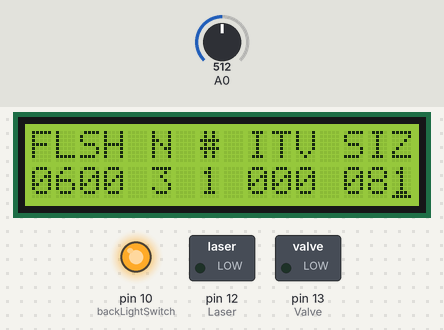
A sketch run on a simulated Arduino Uno, built with avr-gcc and run on an emulated ATmega328P. Parts: 16×2 character LCD, switched loads named in the sketch (green lamp = pin HIGH), output pins drawn as LEDs (lit = HIGH). Dashed ring = blinking. The inputs (shaded band) are chosen by the test bench; at power-on: A0 = 512. Pins used as bus, display or sensor lines are not drawn.

Above: at 1.2 s.
1.3 s: A0 set to 526
2.8 s: A0 set to 553
At 3.36 s:
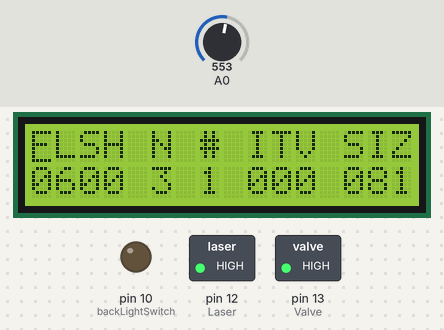
At 3.97 s:
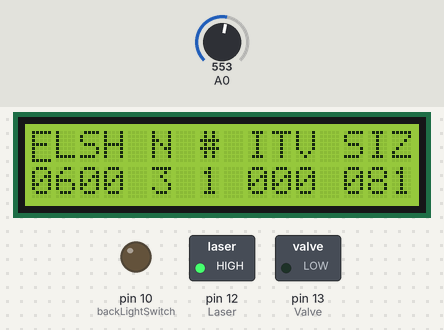
5.2 s: A0 set to 511
At 5.9 s:
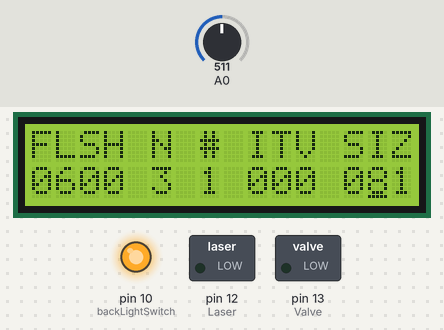
Timing chart, 0 to 8.2 s (numbered marks = the images above; inputs shaded):
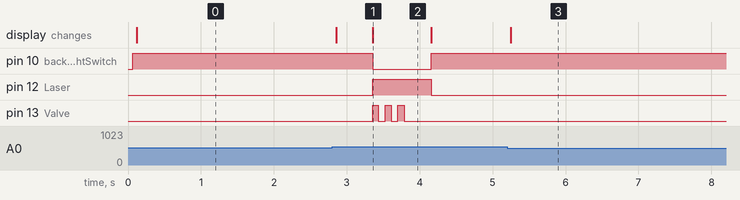

Measured:
- the behaviour switches between 534 and 535 on A0 (found by bisection; images 0 and 1)
- after the input at 1.3 s, every drawn part: stays the same
- after the input at 2.8 s, pin 10 (backLightSwitch): HIGH → LOW after 0.55 s, → HIGH 0.80 s later; pin 12 (Laser): LOW → HIGH after 0.55 s, → LOW 0.80 s later; pin 13 (Valve): alternates HIGH for 0.08 s and LOW for 0.09 s, 6 changes in all, then stays LOW, starting after 0.55 s; the display: first changes after 0.05 s (image 1 shows a later state)
- after the input at 5.2 s, the display: changes after 0.05 s (image 3)
- what the display in image 1 shows lasts 0.8 s, from 3.4 s to 4.2 s

The sketch:

high_speed.ino
```cpp
/* Arduino highspeed photo controller (beta) 0.1a
 *
 * ##### trigger by phooto sensor #####
 *
 * Benjaminxuu 2012
 *
 *
 * 1. Program itself
 *    This program is used for the photos of water droplets relased from a solenoid valve. It has three basic functions:
 *
 *    Camera trigger with a delay timer
 *    power out to laser pointer with the combination of input photocell signal
 *    signal output to relay to control solenoid valve
 *
 * 2. Pin in use:
 *
 *
 *
 * 3. Interface design:
 *
 *    a. Setting the first droplet, interval is not displayed for the first droplet
 *
 *   	FLSH_N_#_ITV_SIZ
 *   	0600_3_1_____060
 *
 *    b. Setting the second droplet, default interval is 90ms
 *
 *   	FLSH_N_#_ITV_SIZ
 *   	0600_3_2_090_060
 *
 *    c. (trigger delay)_(total number droplet)_(number of edit)_(droplet interval)_(droplet size)
 *
 *      * tigger delay is the daley time (in ms) after when the first droplet block the laser tripping trap.
 *      * total number of droplet defines how many droplets of water will be released from the solenoid valve.
 *      * changing the number of edit will switch the last 7 digits to display the droplet interval and droplet size for editting.
 *      * droplet interval defines the time between two water droplets, this value will be 0 and not editable for droplet #1.
 *      * droplet size is controlled by the solenoid valve opening time. (longer the larger, but need to find an optimum valve for a clean image)
 *
 *
 * 4. Instruction:
 *
 *
 * 5. Notes:
 *
 *
 *
 *
 *
 */


#include <LiquidCrystal.h>


LiquidCrystal lcd(8, 9, 4, 5, 6, 7);


int backLightSwitch = 10;   	// Pin 10 control back light on LCD
int Valve = 13;         	// Pin 13 control solenoid valve open/close
int Laser = 12;			// pin 12 output power laser pointer
int Trigger = 11;              	// pin 11 output to trigger camera
int photoSensor = 1;            // Analog pin 1 read photocell input

int soundSensor = 3;		// Analog pin 1 read microphone input

int soundVal = analogRead(soundSensor);

/*
 * Right        Value = 0
 * Up           Value = 1
 * Down         Value = 2
 * Left         Value = 3
 * Select       Value = 4
 */

int  adc_key_val[] ={ 30, 150, 360, 535, 760 };

int adc_key_in;
int key=-1;
int oldkey=-1;

int RowTop = 0;
int RowBottom = 1;
int cursorValue = 0;


//initial for ON/OFF
int backLightON = HIGH;
int backLightOFF = LOW;

int valueBottom[] = {0, 6, 0, 0, -1 , 3, -1, 1, -1, 0, 0, 0, -1 , 0, 8, 1};
long Interval[] =    {0, 91, 92, 93, 94, 95, 96, 97, 98}; 	// pause between two droplets in (ms)
long dropletSize[] = {81, 82, 83, 84, 85, 86, 87, 88, 89}; 	// open time (ms) of solenoid valve control size
long triggerDelay;
long totalNm = valueBottom[5];		                        // total number of droplets in one run
long numberofDrop;                             // value of #

unsigned long timer;


void update()
{
  numberofDrop = valueBottom[7];
  totalNm = valueBottom[5];
  valueBottom[9] = (Interval[numberofDrop-1]/100) % 10;
  valueBottom[10] = (Interval[numberofDrop-1]/10) % 10;
  valueBottom[11] = (Interval[numberofDrop-1]) % 10;

  valueBottom[13] = (dropletSize[numberofDrop-1]/100) % 10;
  valueBottom[14] = (dropletSize[numberofDrop-1]/10) % 10;
  valueBottom[15] = (dropletSize[numberofDrop-1]) % 10;

  triggerDelay = valueBottom[0] * 1000 + valueBottom[1] * 100 + valueBottom[2] * 10 + valueBottom[3];

  lcd.setCursor(0, RowBottom);

  int t = 0 ;
  for (t = 0; t < 16; t++)
  {
    if (valueBottom[t] <= -1)
    {
      lcd.print(" ");
    }
    else
    {
      lcd.print(valueBottom[t]);
    }
  }
}


void save()
{
  Interval[numberofDrop-1] = valueBottom[9] * 100 + valueBottom[10] * 10 + valueBottom[11];
  dropletSize[numberofDrop-1] = valueBottom[13] * 100 + valueBottom[14] * 10 + valueBottom[15];
  triggerDelay = valueBottom[0] * 1000 + valueBottom[1] * 100 + valueBottom[2] * 10 + valueBottom[3];
}


void setup()
{

  pinMode(backLightSwitch, OUTPUT);
  pinMode(Valve, OUTPUT);
  pinMode(Laser, OUTPUT);
  pinMode(Trigger, OUTPUT);
  pinMode(photoSensor, INPUT);

//pinMode(soundSensor, INPUT);

  lcd.begin(16, 2);

//Serial.begin(9600);

  digitalWrite(backLightSwitch, backLightON);
  lcd.clear();


  lcd.setCursor(0, RowTop);
  lcd.print("FLSH N # ITV SIZ");

  lcd.setCursor(0, RowBottom);
  int i = 0 ;
  for (i = 0; i < 16; i++)
  {
    if (valueBottom[i] <= -1)
    {
      lcd.print(" ");
    }
    else
    {
      lcd.print(valueBottom[i]);
    }
  }
  //lcd.print("0600 3 1 000 050");

  triggerDelay = valueBottom[0] * 1000 + valueBottom[1] * 100 + valueBottom[2] * 10 + valueBottom[3];


  lcd.setCursor(cursorValue, RowBottom);
  lcd.cursor();
}


void loop()
{

  adc_key_in = analogRead(0);	// read the value from the sensor

  key = get_key(adc_key_in);	// convert into key press
  if (key != oldkey) 		// if keypress is detected
  {
    delay(50);			// wait for debounce time
    adc_key_in = analogRead(0); // read the value from the sensor
    key = get_key(adc_key_in);  // convert into key press
    if (key != oldkey)
    {
      oldkey = key;

      if (key >=0)
      {
        rightkey();     	//right key
      }

      if (key == 1)     	//up key
      {
        upkey();
      }

      else if (key == 2)   	//down  key
      {
        downkey();
      }

      else if (key == 3)    	//left key
      {
        leftkey();
      }

      else if (key == 4)     	//select key
      {
        selectkey();
        delay(500);
      }
    }
  }
}


// Convert ADC value to key number

int get_key(unsigned int input)
{
  int k;
  for (k = 0; k < 5; k++)
  {
    if (input < adc_key_val[k])
    {
      return k;
    }
  }
  if (k >= 5)
    k = -1;     // No valid key pressed
  return k;
}


/*
*/
void rightkey()
{
  if (key == 0)    //right key
  {
    cursorValue++ ;
    if (cursorValue >= 16) cursorValue = 0;
    lcd.setCursor (cursorValue, RowBottom);
  }
}

/*
*/
void leftkey()
{
  cursorValue-- ;
  if (cursorValue <= -1) cursorValue = 15;
  lcd.setCursor (cursorValue, RowBottom);
}


/*
*/
void upkey()
{
  int i;
  for (i = 0; i < 16; i++)
    {
      if (i == cursorValue)
      {
        if (i == 4 || i == 6 || i == 8 || i == 12)
        {
          lcd.print(" ");
        }

        else if (i >= 0 && i <= 3)
        {
          valueBottom[i]++;
          if (valueBottom[i] >=10) valueBottom[i] = 0;
          lcd.print(valueBottom[i]);
          update();
        }

        else if (i == 5)
        {
          valueBottom[i]++;
          if (valueBottom[i] >=10) valueBottom[i] = 9;
          valueBottom[7] = 1;
          update();
        }


        else if (i == 7)
        {
          valueBottom[i]++;
          if (valueBottom[i] >= valueBottom[5]) valueBottom[i] = valueBottom[5];
          update();
        }

        else if (i >= 9 && i <= 11 && valueBottom[7] != 1 )
        {
          valueBottom[i]++;
          if (valueBottom[i] >=10) valueBottom[i] = 0;
          save();
          update();
        }

        else if (i >=13 && i <= 15)
        {
          valueBottom[i]++;
          if (valueBottom[i] >= 10) valueBottom[i] = 0;
          save();
          update();
        }
      }
    }
    lcd.setCursor (cursorValue, RowBottom);
}


/*
*/
void downkey()
{
  int i;
  for (i = 0; i < 16; i++)
    {
      if (i == cursorValue)
      {
        if (i == 4 || i == 6 || i == 8 || i == 12)
        {
          lcd.print(" ");
        }

        else if (i >= 0 && i <= 3)
        {
          valueBottom[i]--;
          if (valueBottom[i] <= -1) valueBottom[i] = 9;
          lcd.print(valueBottom[i]);
          update();
        }

        else if (i == 5)
        {
          valueBottom[i]--;
          if (valueBottom[i] <= 1) valueBottom[i] = 1;
          valueBottom[7] = 1;
          update();
        }

        else if (i == 7)
        {
          valueBottom[i]--;
          if (valueBottom[i] <= 1) valueBottom[i] = 1;
          update();
        }

        else if (i >=9 && i <= 11 && valueBottom[7] != 1)
        {
          valueBottom[i]--;
          if (valueBottom[i] <= -1) valueBottom[i] = 9;
          save();
          update();
        }

        else if (i >=13 && i <= 15)
        {
          valueBottom[i]--;
          if (valueBottom[i] <= -1) valueBottom[i] = 9;
          save();
          update();
        }
      }
    }
    lcd.setCursor (cursorValue, RowBottom);
}


/*
*/
void selectkey()
{
  update();
  save();

  delay(500);

  digitalWrite(Laser, HIGH);

  digitalWrite(backLightSwitch, LOW);

  int i = 0;
  long k = 0;
  long runTimer[totalNm];

  long totalTime = 0;

  for (i = 0; i < totalNm; i++)
  {
    totalTime = totalTime + Interval[i] + dropletSize[i];
  }

lcd.setCursor(0, RowTop);
  long timerA;
  long timerB;


  for (i = 0; i < totalNm ; i++)
  {
     runTimer[i] = Interval[i] + dropletSize[i];
     timerA = millis();

     while ((millis() - timerA) <= runTimer[i])
     {
       if (millis() - timerA >= Interval[i]) digitalWrite(Valve, HIGH);

       if (soundVal >= 100)
       {
         timerB = millis();

         if (millis() - timerB >= triggerDelay) digitalWrite(Trigger, HIGH);
       }

     }
     digitalWrite(Valve, LOW);
  }

  if (totalTime <= triggerDelay)
  {

    delay(triggerDelay - totalTime);
    digitalWrite(Trigger, HIGH);
    delay(200);
  }


//   lcd.print(timerA);
//   lcd.print(" ");
//   lcd.print(timerB);

  digitalWrite(backLightSwitch, HIGH);
  digitalWrite(Trigger, LOW);
  digitalWrite(Laser, LOW);
  lcd.setCursor(cursorValue, RowBottom);
}
```
